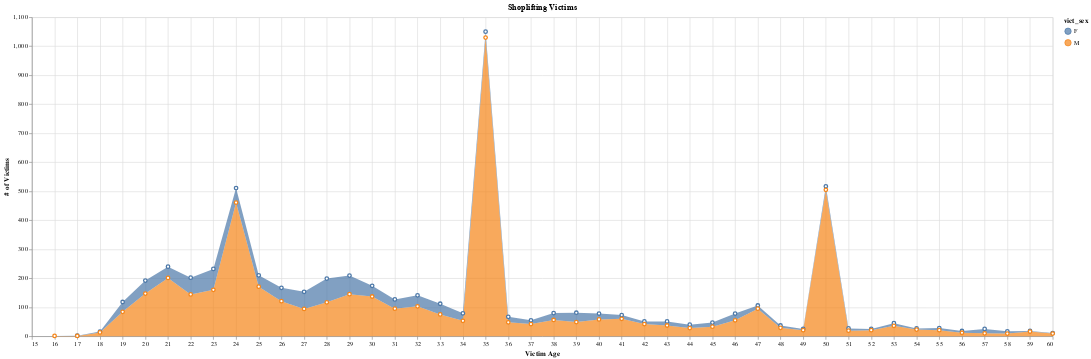

The notebook cell this image was saved under:
### Code cell
import altair as alt

alt.Chart(shop_lifters, title='Shoplifting Victims').mark_area(
    point = {
        "filled": False,
        "fill": "white"
    }
).encode(
    alt.X("vict_age", title='Victim Age'),
    alt.Y('dr_no', title='# of Victims'),
    alt.Color('vict_sex')
).properties(
    width=1600,
    height=500
)

### Figure 1 — Vega-Lite specification as saved in the notebook (floating-point values rounded to 4 significant figures)
{"config": {"view": {"continuousWidth": 400, "continuousHeight": 300}}, "data": {"name": "data-76c86718922ae1e5d88c57982bfacf44"}, "mark": {"type": "area", "point": {"filled": false, "fill": "white"}}, "encoding": {"color": {"field": "vict_sex", "type": "nominal"}, "x": {"field": "vict_age", "title": "Victim Age", "type": "quantitative"}, "y": {"field": "dr_no", "title": "# of Victims", "type": "quantitative"}}, "height": 500, "title": "Shoplifting Victims", "width": 1600, "$schema": "https://vega.github.io/schema/vega-lite/v4.17.0.json", "datasets": {"data-76c86718922ae1e5d88c57982bfacf44": [{"vict_age": 16, "vict_sex": "M", "dr_no": 1}, {"vict_age": 17, "vict_sex": "F", "dr_no": 1}, {"vict_age": 17, "vict_sex": "M", "dr_no": 1}, {"vict_age": 18, "vict_sex": "F", "dr_no": 3}, {"vict_age": 18, "vict_sex": "M", "dr_no": 13}, {"vict_age": 19, "vict_sex": "F", "dr_no": 34}, {"vict_age": 19, "vict_sex": "M", "dr_no": 84}, {"vict_age": 20, "vict_sex": "F", "dr_no": 45}, {"vict_age": 20, "vict_sex": "M", "dr_no": 147}, {"vict_age": 21, "vict_sex": "F", "dr_no": 39}, {"vict_age": 21, "vict_sex": "M", "dr_no": 201}, {"vict_age": 22, "vict_sex": "F", "dr_no": 58}, {"vict_age": 22, "vict_sex": "M", "dr_no": 144}, {"vict_age": 23, "vict_sex": "F", "dr_no": 72}, {"vict_age": 23, "vict_sex": "M", "dr_no": 160}, {"vict_age": 24, "vict_sex": "F", "dr_no": 50}, {"vict_age": 24, "vict_sex": "M", "dr_no": 461}, {"vict_age": 25, "vict_sex": "F", "dr_no": 39}, {"vict_age": 25, "vict_sex": "M", "dr_no": 171}, {"vict_age": 26, "vict_sex": "F", "dr_no": 46}, {"vict_age": 26, "vict_sex": "M", "dr_no": 121}, {"vict_age": 27, "vict_sex": "F", "dr_no": 59}, {"vict_age": 27, "vict_sex": "M", "dr_no": 94}, {"vict_age": 28, "vict_sex": "F", "dr_no": 82}, {"vict_age": 28, "vict_sex": "M", "dr_no": 117}, {"vict_age": 29, "vict_sex": "F", "dr_no": 64}, {"vict_age": 29, "vict_sex": "M", "dr_no": 145}, {"vict_age": 30, "vict_sex": "F", "dr_no": 37}, {"vict_age": 30, "vict_sex": "M", "dr_no": 137}, {"vict_age": 31, "vict_sex": "F", "dr_no": 32}, {"vict_age": 31, "vict_sex": "M", "dr_no": 95}, {"vict_age": 32, "vict_sex": "F", "dr_no": 38}, {"vict_age": 32, "vict_sex": "M", "dr_no": 103}, {"vict_age": 33, "vict_sex": "F", "dr_no": 37}, {"vict_age": 33, "vict_sex": "M", "dr_no": 75}, {"vict_age": 34, "vict_sex": "F", "dr_no": 26}, {"vict_age": 34, "vict_sex": "M", "dr_no": 53}, {"vict_age": 35, "vict_sex": "F", "dr_no": 20}, {"vict_age": 35, "vict_sex": "M", "dr_no": 1030}, {"vict_age": 36, "vict_sex": "F", "dr_no": 19}, {"vict_age": 36, "vict_sex": "M", "dr_no": 48}, {"vict_age": 37, "vict_sex": "F", "dr_no": 13}, {"vict_age": 37, "vict_sex": "M", "dr_no": 42}, {"vict_age": 38, "vict_sex": "F", "dr_no": 24}, {"vict_age": 38, "vict_sex": "M", "dr_no": 56}, {"vict_age": 39, "vict_sex": "F", "dr_no": 32}, {"vict_age": 39, "vict_sex": "M", "dr_no": 49}, {"vict_age": 40, "vict_sex": "F", "dr_no": 20}, {"vict_age": 40, "vict_sex": "M", "dr_no": 58}, {"vict_age": 41, "vict_sex": "F", "dr_no": 13}, {"vict_age": 41, "vict_sex": "M", "dr_no": 60}, {"vict_age": 42, "vict_sex": "F", "dr_no": 9}, {"vict_age": 42, "vict_sex": "M", "dr_no": 42}, {"vict_age": 43, "vict_sex": "F", "dr_no": 14}, {"vict_age": 43, "vict_sex": "M", "dr_no": 37}, {"vict_age": 44, "vict_sex": "F", "dr_no": 12}, {"vict_age": 44, "vict_sex": "M", "dr_no": 28}, {"vict_age": 45, "vict_sex": "F", "dr_no": 14}, {"vict_age": 45, "vict_sex": "M", "dr_no": 33}, {"vict_age": 46, "vict_sex": "F", "dr_no": 23}, {"vict_age": 46, "vict_sex": "M", "dr_no": 55}, {"vict_age": 47, "vict_sex": "F", "dr_no": 11}, {"vict_age": 47, "vict_sex": "M", "dr_no": 95}, {"vict_age": 48, "vict_sex": "F", "dr_no": 8}, {"vict_age": 48, "vict_sex": "M", "dr_no": 29}, {"vict_age": 49, "vict_sex": "F", "dr_no": 4}, {"vict_age": 49, "vict_sex": "M", "dr_no": 21}, {"vict_age": 50, "vict_sex": "F", "dr_no": 12}, {"vict_age": 50, "vict_sex": "M", "dr_no": 505}, {"vict_age": 51, "vict_sex": "F", "dr_no": 8}, {"vict_age": 51, "vict_sex": "M", "dr_no": 19}, {"vict_age": 52, "vict_sex": "F", "dr_no": 4}, {"vict_age": 52, "vict_sex": "M", "dr_no": 21}, {"vict_age": 53, "vict_sex": "F", "dr_no": 9}, {"vict_age": 53, "vict_sex": "M", "dr_no": 36}, {"vict_age": 54, "vict_sex": "F", "dr_no": 4}, {"vict_age": 54, "vict_sex": "M", "dr_no": 23}, {"vict_age": 55, "vict_sex": "F", "dr_no": 7}, {"vict_age": 55, "vict_sex": "M", "dr_no": 21}, {"vict_age": 56, "vict_sex": "F", "dr_no": 6}, {"vict_age": 56, "vict_sex": "M", "dr_no": 12}, {"vict_age": 57, "vict_sex": "F", "dr_no": 15}, {"vict_age": 57, "vict_sex": "M", "dr_no": 10}, {"vict_age": 58, "vict_sex": "F", "dr_no": 8}, {"vict_age": 58, "vict_sex": "M", "dr_no": 9}, {"vict_age": 59, "vict_sex": "F", "dr_no": 2}, {"vict_age": 59, "vict_sex": "M", "dr_no": 16}, {"vict_age": 60, "vict_sex": "F", "dr_no": 2}, {"vict_age": 60, "vict_sex": "M", "dr_no": 9}]}}
